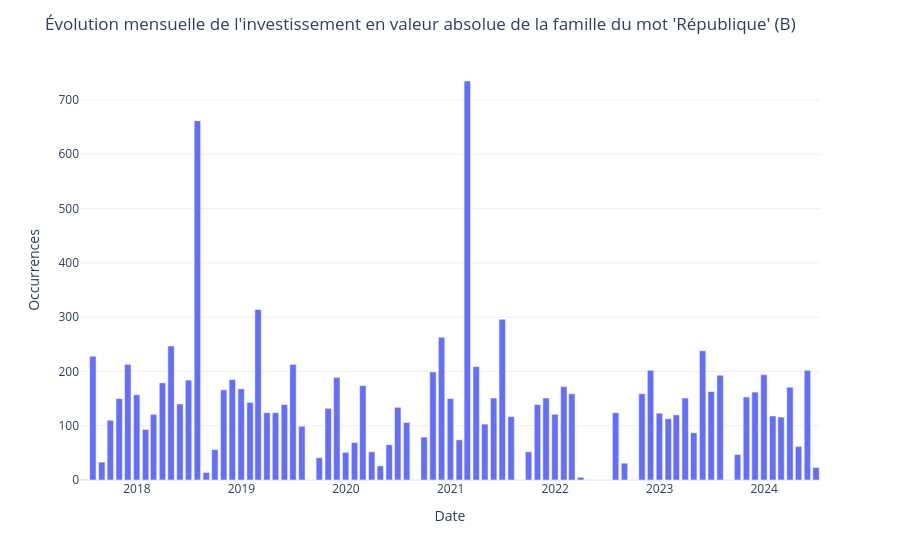

Write notebook code for a chart like this one.
### Markdown cell above
### Par mois

### Code cell
# aficher les 10 mois les plus fréquentes sous forme de tableau
table = (
    df.resample("ME", on="dateSeance_day")
      .size()
      .sort_values(ascending=False)
      .head(50)
      .reset_index()
      .rename(columns={0: "Nombre de mentions", "dateSeance_day": "Mois"})
)

# Rajouter les stats en moyenne et médiannes

fig_time = px.bar(df.resample("ME", on="dateSeance_day").size())

fig_time.update_layout(
    title="Évolution mensuelle de l'investissement en valeur absolue de la famille du mot 'République' (B)",  # ajouter un titre
    xaxis_title="Date",
    yaxis_title="Occurrences",  # renommer les étiquettes d'axes
    template="plotly_white",  # changer le style du graphique
    showlegend=False,
)  # masquer la légende

# Afficher graphique et tableau
fig_time.show()
table

### Figure 1 — Plotly figure (JSON) as saved in the notebook; plotly's stock layout.template omitted (floating-point values rounded to 4 significant figures)
{"data": [{"alignmentgroup": "True", "hovertemplate": "variable=0<br>dateSeance_day=%{x}<br>value=%{y}<extra></extra>", "legendgroup": "0", "marker": {"color": "#636efa", "pattern": {"shape": ""}}, "name": "0", "offsetgroup": "0", "orientation": "v", "showlegend": true, "textposition": "auto", "type": "bar", "x": ["2017-06-30T00:00:00", "2017-07-31T00:00:00", "2017-08-31T00:00:00", "2017-09-30T00:00:00", "2017-10-31T00:00:00", "2017-11-30T00:00:00", "2017-12-31T00:00:00", "2018-01-31T00:00:00", "2018-02-28T00:00:00", "2018-03-31T00:00:00", "2018-04-30T00:00:00", "2018-05-31T00:00:00", "2018-06-30T00:00:00", "2018-07-31T00:00:00", "2018-08-31T00:00:00", "2018-09-30T00:00:00", "2018-10-31T00:00:00", "2018-11-30T00:00:00", "2018-12-31T00:00:00", "2019-01-31T00:00:00", "2019-02-28T00:00:00", "2019-03-31T00:00:00", "2019-04-30T00:00:00", "2019-05-31T00:00:00", "2019-06-30T00:00:00", "2019-07-31T00:00:00", "2019-08-31T00:00:00", "2019-09-30T00:00:00", "2019-10-31T00:00:00", "2019-11-30T00:00:00", "2019-12-31T00:00:00", "2020-01-31T00:00:00", "2020-02-29T00:00:00", "2020-03-31T00:00:00", "2020-04-30T00:00:00", "2020-05-31T00:00:00", "2020-06-30T00:00:00", "2020-07-31T00:00:00", "2020-08-31T00:00:00", "2020-09-30T00:00:00", "2020-10-31T00:00:00", "2020-11-30T00:00:00", "2020-12-31T00:00:00", "2021-01-31T00:00:00", "2021-02-28T00:00:00", "2021-03-31T00:00:00", "2021-04-30T00:00:00", "2021-05-31T00:00:00", "2021-06-30T00:00:00", "2021-07-31T00:00:00", "2021-08-31T00:00:00", "2021-09-30T00:00:00", "2021-10-31T00:00:00", "2021-11-30T00:00:00", "2021-12-31T00:00:00", "2022-01-31T00:00:00", "2022-02-28T00:00:00", "2022-03-31T00:00:00", "2022-04-30T00:00:00", "2022-05-31T00:00:00", "2022-06-30T00:00:00", "2022-07-31T00:00:00", "2022-08-31T00:00:00", "2022-09-30T00:00:00", "2022-10-31T00:00:00", "2022-11-30T00:00:00", "2022-12-31T00:00:00", "2023-01-31T00:00:00", "2023-02-28T00:00:00", "2023-03-31T00:00:00", "2023-04-30T00:00:00", "2023-05-31T00:00:00", "2023-06-30T00:00:00", "2023-07-31T00:00:00", "2023-08-31T00:00:00", "2023-09-30T00:00:00", "2023-10-31T00:00:00", "2023-11-30T00:00:00", "2023-12-31T00:00:00", "2024-01-31T00:00:00", "2024-02-29T00:00:00", "2024-03-31T00:00:00", "2024-04-30T00:00:00", "2024-05-31T00:00:00", "2024-06-30T00:00:00"], "xaxis": "x", "y": [1, 228, 33, 110, 150, 213, 157, 93, 121, 179, 247, 140, 184, 662, 14, 56, 166, 185, 168, 143, 314, 124, 124, 139, 213, 99, 0, 41, 132, 189, 51, 69, 174, 52, 26, 65, 134, 106, 0, 79, 199, 263, 150, 74, 735, 209, 103, 151, 296, 117, 0, 52, 139, 151, 121, 172, 159, 5, 0, 0, 0, 124, 31, 0, 159, 202, 123, 113, 120, 151, 87, 238, 163, 193, 0, 47, 153, 162, 194, 118, 116, 171, 62, 202, 23], "yaxis": "y"}], "layout": {"barmode": "relative", "legend": {"title": {"text": "variable"}, "tracegroupgap": 0}, "margin": {"t": 60}, "showlegend": false, "title": {"text": "Évolution mensuelle de l'investissement en valeur absolue de la famille du mot 'République' (B)"}, "xaxis": {"anchor": "y", "domain": [0, 1], "title": {"text": "Date"}}, "yaxis": {"anchor": "x", "domain": [0, 1], "title": {"text": "Occurrences"}}}}
